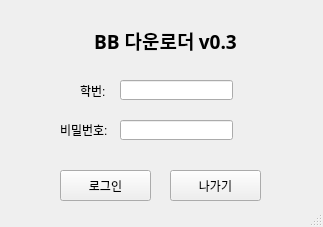
<?xml version="1.0" encoding="UTF-8"?>
<ui version="4.0">
 <class>LoginWindow</class>
 <widget class="QMainWindow" name="LoginWindow">
  <property name="geometry">
   <rect>
    <x>0</x>
    <y>0</y>
    <width>323</width>
    <height>227</height>
   </rect>
  </property>
  <property name="sizePolicy">
   <sizepolicy hsizetype="Fixed" vsizetype="Fixed">
    <horstretch>0</horstretch>
    <verstretch>0</verstretch>
   </sizepolicy>
  </property>
  <property name="windowTitle">
   <string>Login</string>
  </property>
  <property name="windowIcon">
   <iconset>
    <normaloff>bb_favicon.ico</normaloff>bb_favicon.ico</iconset>
  </property>
  <widget class="QWidget" name="centralwidget">
   <widget class="QLineEdit" name="lineEdit">
    <property name="geometry">
     <rect>
      <x>120</x>
      <y>80</y>
      <width>113</width>
      <height>20</height>
     </rect>
    </property>
    <property name="echoMode">
     <enum>QLineEdit::Normal</enum>
    </property>
   </widget>
   <widget class="QLineEdit" name="lineEdit_2">
    <property name="geometry">
     <rect>
      <x>120</x>
      <y>120</y>
      <width>113</width>
      <height>20</height>
     </rect>
    </property>
    <property name="sizePolicy">
     <sizepolicy hsizetype="Fixed" vsizetype="Fixed">
      <horstretch>0</horstretch>
      <verstretch>0</verstretch>
     </sizepolicy>
    </property>
    <property name="echoMode">
     <enum>QLineEdit::Password</enum>
    </property>
   </widget>
   <widget class="QLabel" name="label">
    <property name="geometry">
     <rect>
      <x>80</x>
      <y>80</y>
      <width>41</width>
      <height>21</height>
     </rect>
    </property>
    <property name="text">
     <string>학번: </string>
    </property>
   </widget>
   <widget class="QLabel" name="label_2">
    <property name="geometry">
     <rect>
      <x>60</x>
      <y>120</y>
      <width>51</width>
      <height>20</height>
     </rect>
    </property>
    <property name="text">
     <string>비밀번호:</string>
    </property>
   </widget>
   <widget class="QLabel" name="label_3">
    <property name="geometry">
     <rect>
      <x>70</x>
      <y>30</y>
      <width>191</width>
      <height>21</height>
     </rect>
    </property>
    <property name="font">
     <font>
      <family>맑은 고딕</family>
      <pointsize>14</pointsize>
      <weight>75</weight>
      <bold>true</bold>
     </font>
    </property>
    <property name="text">
     <string>BB 다운로더 v0.3</string>
    </property>
    <property name="alignment">
     <set>Qt::AlignCenter</set>
    </property>
   </widget>
   <widget class="QPushButton" name="pushButton">
    <property name="geometry">
     <rect>
      <x>60</x>
      <y>170</y>
      <width>91</width>
      <height>31</height>
     </rect>
    </property>
    <property name="text">
     <string>로그인</string>
    </property>
   </widget>
   <widget class="QPushButton" name="pushButton_2">
    <property name="geometry">
     <rect>
      <x>170</x>
      <y>170</y>
      <width>91</width>
      <height>31</height>
     </rect>
    </property>
    <property name="text">
     <string>나가기</string>
    </property>
   </widget>
  </widget>
  <widget class="QStatusBar" name="statusbar"/>
 </widget>
 <resources/>
 <connections/>
</ui>
